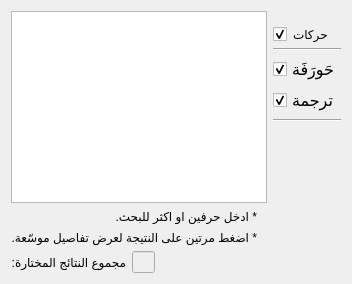
      <widget class="QWidget" name="wordsTab">
       <attribute name="title">
        <string>كلمات</string>
       </attribute>
       <layout class="QVBoxLayout" name="verticalLayout_5">
        <item>
         <layout class="QHBoxLayout" name="horizontalLayout_11">
          <item>
           <widget class="WordLazyTableWidget" name="wordResultsTableWidget">
            <property name="mouseTracking">
             <bool>true</bool>
            </property>
            <property name="focusPolicy">
             <enum>Qt::NoFocus</enum>
            </property>
            <property name="layoutDirection">
             <enum>Qt::RightToLeft</enum>
            </property>
            <property name="styleSheet">
             <string notr="true">QTableWidget {
        font-size: 17pt;
    }
QHeaderView {
        font-size: 17pt;
    }

/*headers*/
QHeaderView::section {
        background-color: lightsteelblue;
        color: darkblue;
    }
/*headers when corresponding cell is selected*/
QHeaderView::section:checked {
        background-color: lightsteelblue;
        border: 1px outset darkgray;
    }

/*corner*/
QTableCornerButton::section {
    background-color: rgb(59, 59, 59);
    }

/*selected item*/
QTableWidget::item:selected {
        background-color: rgba(47, 74, 97, 1.0);
        color: rgb(207, 207, 207);
        border: none;
    }
</string>
            </property>
            <property name="editTriggers">
             <set>QAbstractItemView::NoEditTriggers</set>
            </property>
            <property name="tabKeyNavigation">
             <bool>true</bool>
            </property>
            <property name="selectionBehavior">
             <enum>QAbstractItemView::SelectRows</enum>
            </property>
            <property name="verticalScrollMode">
             <enum>QAbstractItemView::ScrollPerItem</enum>
            </property>
            <property name="sortingEnabled">
             <bool>false</bool>
            </property>
            <property name="rowCount">
             <number>0</number>
            </property>
            <property name="columnCount">
             <number>0</number>
            </property>
            <attribute name="horizontalHeaderShowSortIndicator" stdset="0">
             <bool>false</bool>
            </attribute>
           </widget>
          </item>
          <item>
           <layout class="QVBoxLayout" name="verticalLayout_16" stretch="2,0,0,0,0,25">
            <property name="spacing">
             <number>6</number>
            </property>
            <property name="topMargin">
             <number>0</number>
            </property>
            <item>
             <widget class="QCheckBox" name="diacriticsCheckbox">
              <property name="styleSheet">
               <string notr="true">margin-top:15px;</string>
              </property>
              <property name="text">
               <string>حركات</string>
              </property>
              <property name="checked">
               <bool>true</bool>
              </property>
             </widget>
            </item>
            <item>
             <widget class="Line" name="line_2">
              <property name="orientation">
               <enum>Qt::Horizontal</enum>
              </property>
             </widget>
            </item>
            <item>
             <widget class="QCheckBox" name="wordTransliterationCheckbox">
              <property name="styleSheet">
               <string notr="true">font: 12pt;</string>
              </property>
              <property name="text">
               <string>حَورَفَة</string>
              </property>
              <property name="checked">
               <bool>true</bool>
              </property>
             </widget>
            </item>
            <item>
             <widget class="QCheckBox" name="wordMeaningCheckbox">
              <property name="styleSheet">
               <string notr="true">font: 12pt;</string>
              </property>
              <property name="text">
               <string>ترجمة</string>
              </property>
              <property name="checked">
               <bool>true</bool>
              </property>
             </widget>
            </item>
            <item>
             <widget class="Line" name="line_9">
              <property name="orientation">
               <enum>Qt::Horizontal</enum>
              </property>
             </widget>
            </item>
            <item>
             <spacer name="verticalSpacer_5">
              <property name="orientation">
               <enum>Qt::Vertical</enum>
              </property>
              <property name="sizeHint" stdset="0">
               <size>
                <width>20</width>
                <height>40</height>
               </size>
              </property>
             </spacer>
            </item>
           </layout>
          </item>
         </layout>
        </item>
        <item>
         <layout class="QHBoxLayout" name="horizontalLayout_14">
          <item>
           <layout class="QVBoxLayout" name="verticalLayout_21">
            <item>
             <widget class="QLabel" name="minimum_letters_restriction_lbl">
              <property name="styleSheet">
               <string notr="true">font: italic 400 10pt &quot;Calibri&quot;;</string>
              </property>
              <property name="text">
               <string>* ادخل حرفين او اكثر للبحث.</string>
              </property>
             </widget>
            </item>
            <item>
             <widget class="QLabel" name="label_7">
              <property name="styleSheet">
               <string notr="true">font: italic 400 10pt &quot;Calibri&quot;;</string>
              </property>
              <property name="text">
               <string>* اضغط مرتين على النتيجة لعرض تفاصيل موسّعة.</string>
              </property>
             </widget>
            </item>
           </layout>
          </item>
          <item>
           <spacer name="horizontalSpacer_9">
            <property name="orientation">
             <enum>Qt::Horizontal</enum>
            </property>
            <property name="sizeHint" stdset="0">
             <size>
              <width>40</width>
              <height>20</height>
             </size>
            </property>
           </spacer>
          </item>
         </layout>
        </item>
        <item>
         <layout class="QHBoxLayout" name="horizontalLayout_12" stretch="1,1,8">
          <item>
           <widget class="QLabel" name="label_3">
            <property name="text">
             <string>مجموع النتائج المختارة:</string>
            </property>
           </widget>
          </item>
          <item>
           <widget class="QLineEdit" name="wordSum">
            <property name="enabled">
             <bool>false</bool>
            </property>
            <property name="alignment">
             <set>Qt::AlignRight|Qt::AlignTrailing|Qt::AlignVCenter</set>
            </property>
           </widget>
          </item>
          <item>
           <spacer name="horizontalSpacer_6">
            <property name="orientation">
             <enum>Qt::Horizontal</enum>
            </property>
            <property name="sizeHint" stdset="0">
             <size>
              <width>40</width>
              <height>20</height>
             </size>
            </property>
           </spacer>
          </item>
         </layout>
        </item>
       </layout>
      </widget>
